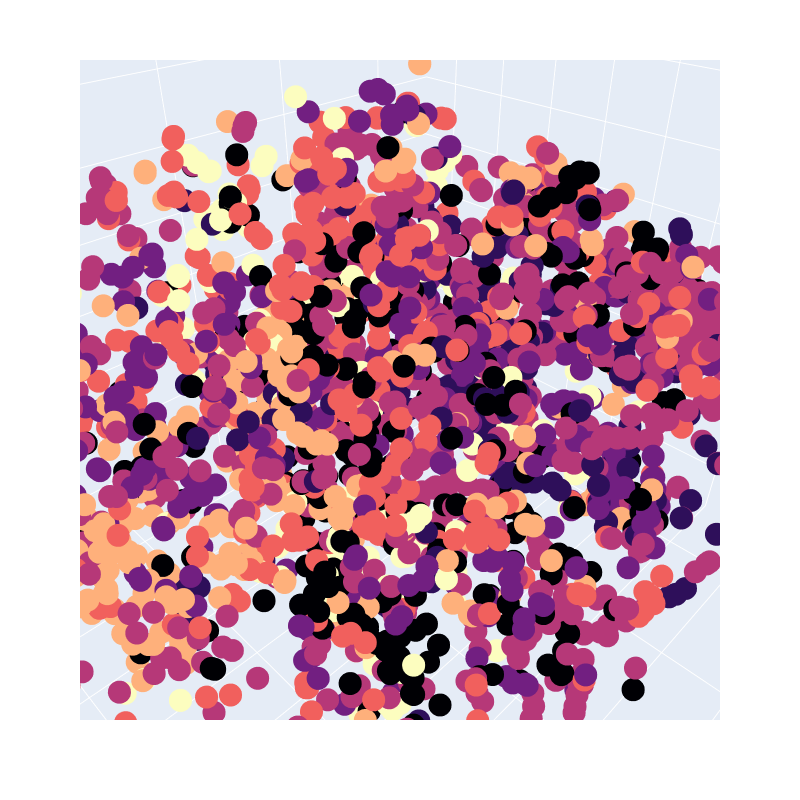

Here is the notebook cell this chart was saved with:
### Code cell
visualize_3d(out, color=data.y, name = 'non_trained_3d_plot')

### Figure 1 — Plotly figure (JSON) as saved in the notebook; plotly's stock layout.template omitted (floating-point values rounded to 4 significant figures; data arrays with more than 128 entries replaced by an {"elided": "..."} marker saying what was removed)
{"data": [{"hovertemplate": "x=%{x}<br>y=%{y}<br>z=%{z}<br>color=%{marker.color}<extra></extra>", "legendgroup": "", "marker": {"color": {"elided": "2708 int values"}, "coloraxis": "coloraxis", "symbol": "circle"}, "mode": "markers", "name": "", "scene": "scene", "showlegend": false, "type": "scatter3d", "x": {"elided": "2708 float values"}, "y": {"elided": "2708 float values"}, "z": {"elided": "2708 float values"}}], "layout": {"coloraxis": {"colorbar": {"title": {"text": "color"}}, "colorscale": [[0, "#000004"], [0.1111, "#180f3d"], [0.2222, "#440f76"], [0.3333, "#721f81"], [0.4444, "#9e2f7f"], [0.5556, "#cd4071"], [0.6667, "#f1605d"], [0.7778, "#fd9668"], [0.8889, "#feca8d"], [1, "#fcfdbf"]], "showscale": false}, "height": 800, "legend": {"tracegroupgap": 0}, "margin": {"t": 60}, "scene": {"aspectmode": "auto", "aspectratio": {"x": 1.152, "y": 1.003, "z": 0.8657}, "camera": {"center": {"x": 0, "y": 0, "z": 0}, "eye": {"x": 0.6356, "y": 0.6356, "z": 0.6356}, "projection": {"type": "perspective"}, "up": {"x": 0, "y": 0, "z": 1}}, "domain": {"x": [0, 1], "y": [0, 1]}, "xaxis": {"title": {"text": "Dimension 1"}, "type": "linear"}, "yaxis": {"title": {"text": "Dimension 2"}, "type": "linear"}, "zaxis": {"title": {"text": "Dimension 3"}, "type": "linear"}}, "width": 800}}
